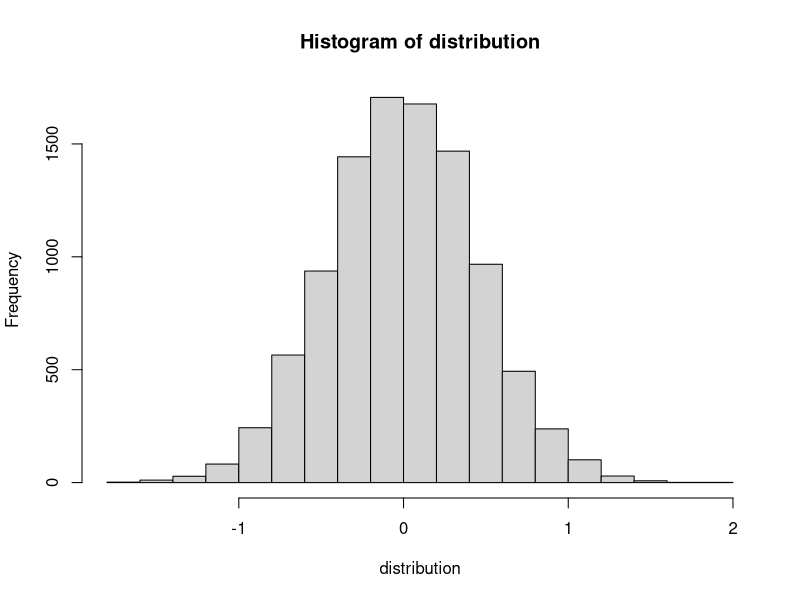
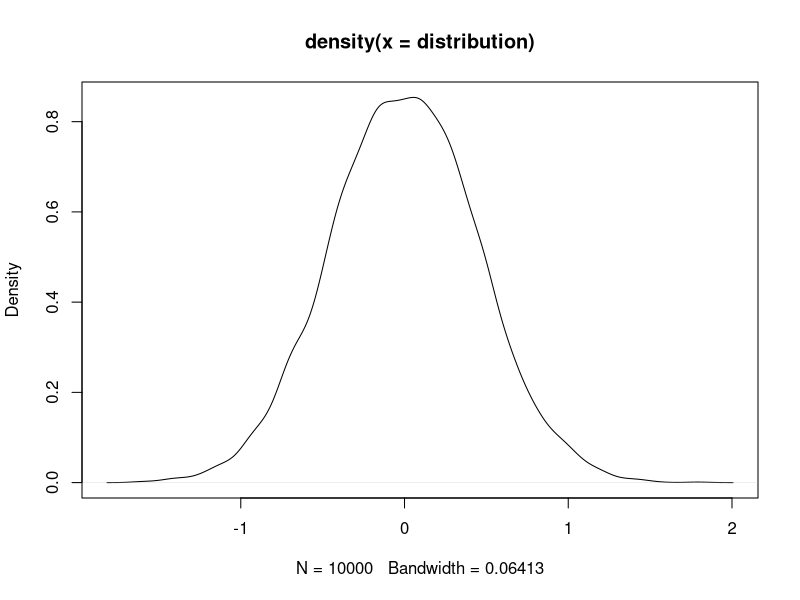
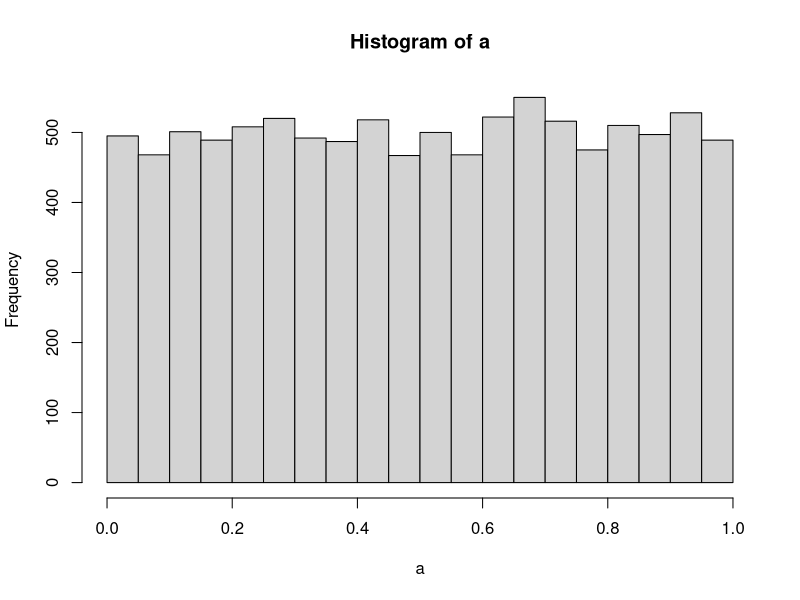
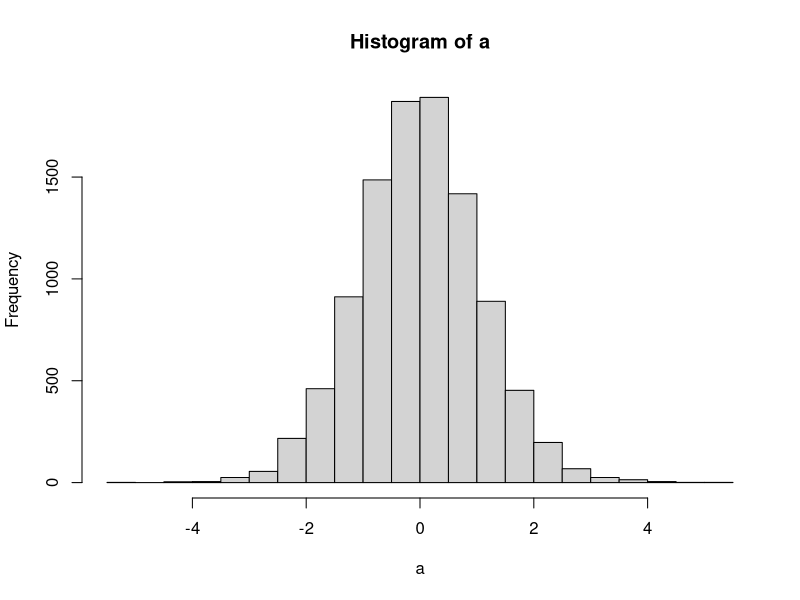
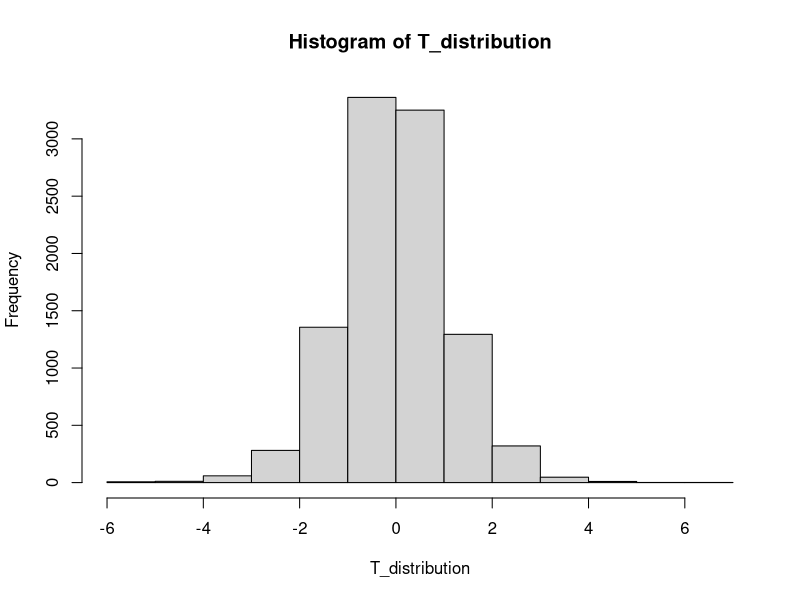
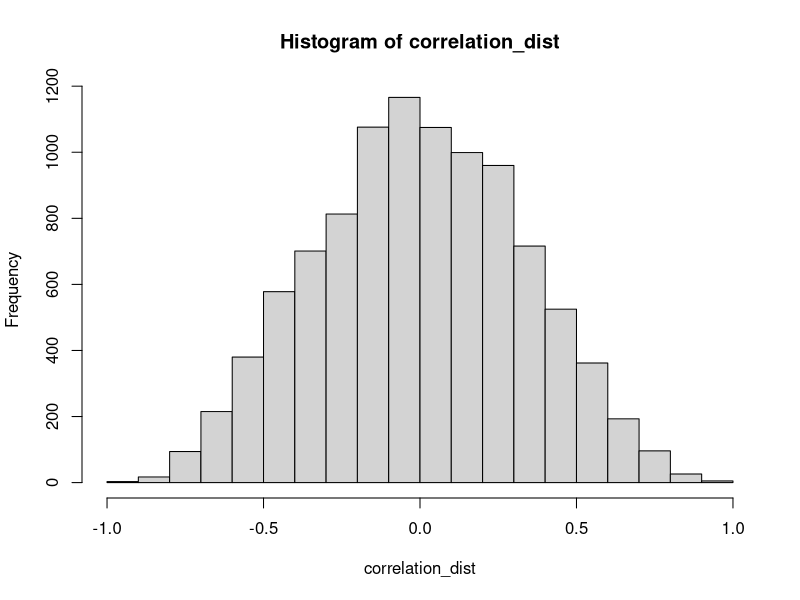

These figures' R source, in order:
## ---- chunk 1
knitr::opts_chunk$set(echo = TRUE)
## ---- chunk 2
distribution <- c()

    for(i in 1:10000) {
    vector_1 <- rnorm(10,0,1)
    vector_2 <- rnorm(10,0,1)
    distribution <- c(distribution,mean(vector_2)-mean(vector_1))
    }
    y <- hist(distribution)
## ---- chunk 3
plot(density(distribution))
## ---- chunk 4
a <- replicate(10000,t.test(rnorm(10,0,1),rnorm(10,0,1))$p.value)
hist(a)
## ---- chunk 5
a <- replicate(10000,t.test(rnorm(10,0,1),rnorm(10,0,1))$statistic)
hist(a)
## ---- chunk 6
t <- .5
df <- 9
(1 - pt(q = abs(t), df = df))*2
## ---- chunk 7
t <- 1
df <- 9
(1 - pt(q = abs(t), df = df))*2
## ---- chunk 8
t <- 1.5
df <- 9
(1 - pt(q = abs(t), df = df))*2
## ---- chunk 9
t <- 2
df <- 9
(1 - pt(q = abs(t), df = df))*2
## ---- chunk 10
t <- 2.5
df <- 9
(1 - pt(q = abs(t), df = df))*2
## ---- chunk 11
testScores <- rnorm(10, mean = 0, sd = 1)
t.test(testScores,mu=0)
t_dist <-runif(10000)

## ---- chunk 12
 T_distribution <- c()

    for(i in 1:10000) {
      vector_3 <- rnorm(10,0,1)
      T_distribution <- c(T_distribution,(mean(vector_3)- 0)/(sd(vector_3)/(sqrt(length(vector_3)))))
    }
    hist(T_distribution)

## ---- chunk 13
x <- rnorm(10,0,1)
y <- rnorm(10,0,1)
cor(x,y)

## ---- chunk 14
correlation_dist <- c()

    for(i in 1:10000) {
    vector_1 <- rnorm(10,0,1)
    vector_2 <- rnorm(10,0,1)
    correlation_dist <- c(correlation_dist, cor(vector_1,vector_2))
    }

    hist(correlation_dist)
## ---- chunk 15
zd <- density(correlation_dist)

    c_1 <- which(zd$y >= 0.05)
    abs(zd$x[c_1[1]])
